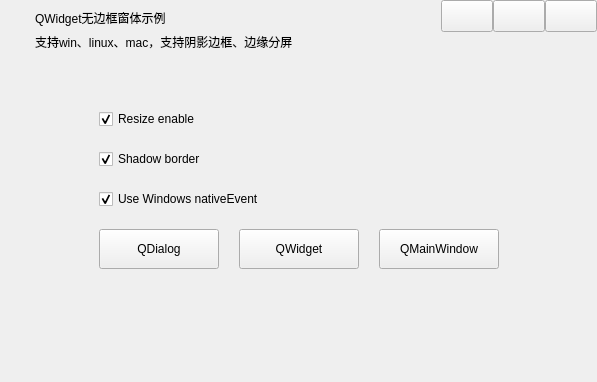
<?xml version="1.0" encoding="UTF-8"?>
<ui version="4.0">
 <class>Widget</class>
 <widget class="QWidget" name="Widget">
  <property name="geometry">
   <rect>
    <x>0</x>
    <y>0</y>
    <width>597</width>
    <height>382</height>
   </rect>
  </property>
  <property name="windowTitle">
   <string>Form</string>
  </property>
  <layout class="QGridLayout" name="gridLayout_5">
   <property name="leftMargin">
    <number>0</number>
   </property>
   <property name="topMargin">
    <number>0</number>
   </property>
   <property name="rightMargin">
    <number>0</number>
   </property>
   <property name="bottomMargin">
    <number>0</number>
   </property>
   <property name="spacing">
    <number>0</number>
   </property>
   <item row="0" column="0">
    <widget class="QWidget" name="widget_titleBar" native="true">
     <property name="sizePolicy">
      <sizepolicy hsizetype="Preferred" vsizetype="Fixed">
       <horstretch>0</horstretch>
       <verstretch>0</verstretch>
      </sizepolicy>
     </property>
     <property name="minimumSize">
      <size>
       <width>0</width>
       <height>60</height>
      </size>
     </property>
     <property name="maximumSize">
      <size>
       <width>16777215</width>
       <height>60</height>
      </size>
     </property>
     <layout class="QHBoxLayout" name="horizontalLayout_2">
      <property name="spacing">
       <number>0</number>
      </property>
      <property name="leftMargin">
       <number>0</number>
      </property>
      <property name="topMargin">
       <number>0</number>
      </property>
      <property name="rightMargin">
       <number>0</number>
      </property>
      <property name="bottomMargin">
       <number>0</number>
      </property>
      <item>
       <widget class="QWidget" name="widget_caption" native="true">
        <layout class="QGridLayout" name="gridLayout_2">
         <item row="0" column="0">
          <layout class="QGridLayout" name="gridLayout_4">
           <item row="0" column="0">
            <widget class="QLabel" name="label_logo">
             <property name="minimumSize">
              <size>
               <width>20</width>
               <height>20</height>
              </size>
             </property>
             <property name="maximumSize">
              <size>
               <width>20</width>
               <height>20</height>
              </size>
             </property>
             <property name="text">
              <string/>
             </property>
            </widget>
           </item>
           <item row="0" column="1">
            <widget class="QLabel" name="label_title">
             <property name="sizePolicy">
              <sizepolicy hsizetype="Expanding" vsizetype="Maximum">
               <horstretch>0</horstretch>
               <verstretch>0</verstretch>
              </sizepolicy>
             </property>
             <property name="text">
              <string>QWidget无边框窗体示例</string>
             </property>
            </widget>
           </item>
           <item row="1" column="1">
            <widget class="QLabel" name="label">
             <property name="text">
              <string>支持win、linux、mac，支持阴影边框、边缘分屏</string>
             </property>
            </widget>
           </item>
          </layout>
         </item>
        </layout>
       </widget>
      </item>
      <item>
       <widget class="QWidget" name="widgetMenu" native="true">
        <property name="sizePolicy">
         <sizepolicy hsizetype="Preferred" vsizetype="Preferred">
          <horstretch>0</horstretch>
          <verstretch>0</verstretch>
         </sizepolicy>
        </property>
        <property name="minimumSize">
         <size>
          <width>0</width>
          <height>0</height>
         </size>
        </property>
        <property name="maximumSize">
         <size>
          <width>16777215</width>
          <height>16777215</height>
         </size>
        </property>
        <layout class="QGridLayout" name="gridLayout_3">
         <property name="leftMargin">
          <number>0</number>
         </property>
         <property name="topMargin">
          <number>0</number>
         </property>
         <property name="rightMargin">
          <number>0</number>
         </property>
         <property name="bottomMargin">
          <number>0</number>
         </property>
         <property name="spacing">
          <number>0</number>
         </property>
         <item row="0" column="0">
          <widget class="QPushButton" name="btnMenu_Min">
           <property name="sizePolicy">
            <sizepolicy hsizetype="Minimum" vsizetype="Expanding">
             <horstretch>0</horstretch>
             <verstretch>0</verstretch>
            </sizepolicy>
           </property>
           <property name="minimumSize">
            <size>
             <width>52</width>
             <height>32</height>
            </size>
           </property>
           <property name="maximumSize">
            <size>
             <width>52</width>
             <height>32</height>
            </size>
           </property>
           <property name="cursor">
            <cursorShape>ArrowCursor</cursorShape>
           </property>
           <property name="focusPolicy">
            <enum>Qt::NoFocus</enum>
           </property>
           <property name="toolTip">
            <string>最小化</string>
           </property>
           <property name="text">
            <string/>
           </property>
           <property name="type" stdset="0">
            <string>minsize</string>
           </property>
          </widget>
         </item>
         <item row="0" column="2">
          <widget class="QPushButton" name="btnMenu_Close">
           <property name="sizePolicy">
            <sizepolicy hsizetype="Minimum" vsizetype="Minimum">
             <horstretch>0</horstretch>
             <verstretch>0</verstretch>
            </sizepolicy>
           </property>
           <property name="minimumSize">
            <size>
             <width>52</width>
             <height>32</height>
            </size>
           </property>
           <property name="maximumSize">
            <size>
             <width>52</width>
             <height>32</height>
            </size>
           </property>
           <property name="cursor">
            <cursorShape>ArrowCursor</cursorShape>
           </property>
           <property name="focusPolicy">
            <enum>Qt::NoFocus</enum>
           </property>
           <property name="toolTip">
            <string>关闭</string>
           </property>
           <property name="text">
            <string/>
           </property>
           <property name="type" stdset="0">
            <string>close</string>
           </property>
          </widget>
         </item>
         <item row="0" column="1">
          <widget class="QPushButton" name="btnMenu_Max">
           <property name="sizePolicy">
            <sizepolicy hsizetype="Minimum" vsizetype="Expanding">
             <horstretch>0</horstretch>
             <verstretch>0</verstretch>
            </sizepolicy>
           </property>
           <property name="minimumSize">
            <size>
             <width>52</width>
             <height>32</height>
            </size>
           </property>
           <property name="maximumSize">
            <size>
             <width>52</width>
             <height>32</height>
            </size>
           </property>
           <property name="focusPolicy">
            <enum>Qt::NoFocus</enum>
           </property>
           <property name="text">
            <string/>
           </property>
           <property name="type" stdset="0">
            <string>maxsize</string>
           </property>
          </widget>
         </item>
         <item row="1" column="1">
          <spacer name="verticalSpacer_3">
           <property name="orientation">
            <enum>Qt::Vertical</enum>
           </property>
           <property name="sizeHint" stdset="0">
            <size>
             <width>20</width>
             <height>40</height>
            </size>
           </property>
          </spacer>
         </item>
        </layout>
       </widget>
      </item>
     </layout>
    </widget>
   </item>
   <item row="1" column="0">
    <widget class="QWidget" name="widget_client" native="true">
     <property name="sizePolicy">
      <sizepolicy hsizetype="Preferred" vsizetype="Expanding">
       <horstretch>0</horstretch>
       <verstretch>0</verstretch>
      </sizepolicy>
     </property>
     <layout class="QGridLayout" name="gridLayout">
      <property name="spacing">
       <number>20</number>
      </property>
      <item row="0" column="1">
       <spacer name="verticalSpacer">
        <property name="orientation">
         <enum>Qt::Vertical</enum>
        </property>
        <property name="sizeType">
         <enum>QSizePolicy::Fixed</enum>
        </property>
        <property name="sizeHint" stdset="0">
         <size>
          <width>20</width>
          <height>40</height>
         </size>
        </property>
       </spacer>
      </item>
      <item row="4" column="3">
       <widget class="QPushButton" name="pushButton_QMainWindow">
        <property name="minimumSize">
         <size>
          <width>120</width>
          <height>40</height>
         </size>
        </property>
        <property name="maximumSize">
         <size>
          <width>120</width>
          <height>40</height>
         </size>
        </property>
        <property name="text">
         <string>QMainWindow</string>
        </property>
       </widget>
      </item>
      <item row="4" column="2">
       <widget class="QPushButton" name="pushButton_QWidget">
        <property name="minimumSize">
         <size>
          <width>120</width>
          <height>40</height>
         </size>
        </property>
        <property name="maximumSize">
         <size>
          <width>120</width>
          <height>40</height>
         </size>
        </property>
        <property name="text">
         <string>QWidget</string>
        </property>
       </widget>
      </item>
      <item row="4" column="4">
       <spacer name="horizontalSpacer_2">
        <property name="orientation">
         <enum>Qt::Horizontal</enum>
        </property>
        <property name="sizeHint" stdset="0">
         <size>
          <width>60</width>
          <height>20</height>
         </size>
        </property>
       </spacer>
      </item>
      <item row="4" column="1">
       <widget class="QPushButton" name="pushButton_QDialog">
        <property name="minimumSize">
         <size>
          <width>120</width>
          <height>40</height>
         </size>
        </property>
        <property name="maximumSize">
         <size>
          <width>120</width>
          <height>40</height>
         </size>
        </property>
        <property name="text">
         <string>QDialog</string>
        </property>
       </widget>
      </item>
      <item row="4" column="0">
       <spacer name="horizontalSpacer">
        <property name="orientation">
         <enum>Qt::Horizontal</enum>
        </property>
        <property name="sizeHint" stdset="0">
         <size>
          <width>61</width>
          <height>20</height>
         </size>
        </property>
       </spacer>
      </item>
      <item row="5" column="2">
       <spacer name="verticalSpacer_2">
        <property name="orientation">
         <enum>Qt::Vertical</enum>
        </property>
        <property name="sizeHint" stdset="0">
         <size>
          <width>20</width>
          <height>40</height>
         </size>
        </property>
       </spacer>
      </item>
      <item row="3" column="1" colspan="3">
       <widget class="QCheckBox" name="checkBox_winNativeEvent">
        <property name="text">
         <string>Use Windows nativeEvent</string>
        </property>
        <property name="checked">
         <bool>true</bool>
        </property>
       </widget>
      </item>
      <item row="2" column="1" colspan="3">
       <widget class="QCheckBox" name="checkBox_shadowBorder">
        <property name="text">
         <string>Shadow border</string>
        </property>
        <property name="checked">
         <bool>true</bool>
        </property>
       </widget>
      </item>
      <item row="1" column="1" colspan="3">
       <widget class="QCheckBox" name="checkBox_resizeEnable">
        <property name="text">
         <string>Resize enable</string>
        </property>
        <property name="checked">
         <bool>true</bool>
        </property>
       </widget>
      </item>
     </layout>
    </widget>
   </item>
  </layout>
 </widget>
 <resources/>
 <connections/>
</ui>
